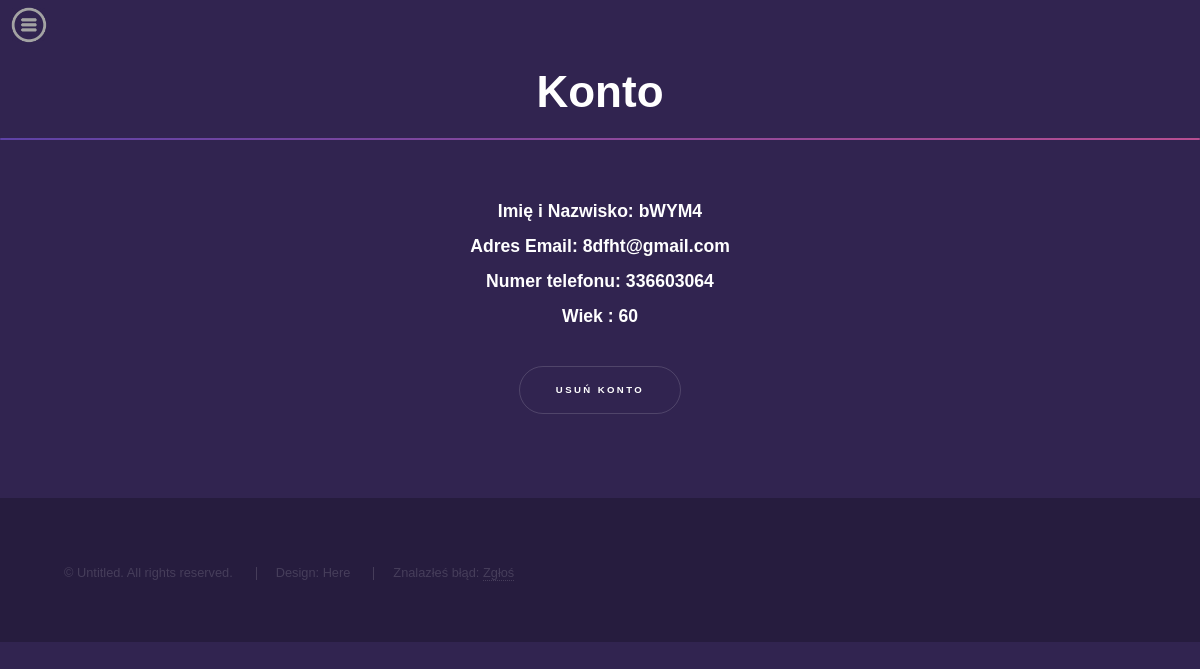
The page /account (signed in) on the database its author committed.
### flaskapp/models.py (models this page shows, shortened)
class User(db.Model, UserMixin):
    id = db.Column(db.Integer, primary_key=True)
    username = db.Column(db.String(20), nullable=False)
    email = db.Column(db.String(120), unique=True, nullable=False)
    tel_nr = db.Column(db.String(9),unique=True, nullable=False)
    age = db.Column(db.String(2), nullable=False)
    password = db.Column(db.String(60), nullable=False)
    role = db.Column(db.String(5), default='0')
    posts = db.relationship('Post', backref='author', lazy=True)
    info = db.relationship('Info', backref='author')
    photo = db.relationship('Photo', backref='author')

### flaskapp/routes.py (the view)
@app.route("/account", methods=['GET', 'POST'])
@login_required
def account():
    try:
        name = current_user.username
        email = current_user.email
        tel = current_user.tel_nr
        age = current_user.age
        return render_template('account.html', title='Account', name=name, email=email, tel=tel, age=age,)
    except Exception as e:
        print("Error at ", e)
        log(e, request.path, current_user.id)
        return render_template('error_page.html', error = type(e))

### flaskapp/models.py (called while the page is built)
@login_manager.user_loader
def load_user(user_id):
    return User.query.get(int(user_id))

### flaskapp/templates/account.html
﻿{% extends "layout.html" %}
{% block content %}
<h1 class="major"><center>Konto</center></h1>
<section id="main" class="wrapper">
    <div style="text-align: center">
        <h3>Imię i Nazwisko: {{name}}</h3>
        <h3>Adres Email: {{email}}</h3>
        <h3>Numer telefonu: {{tel}}</h3>
        <h3>Wiek : {{age}}</h3>
        <br />
        <a href="del" class="button">Usuń konto</a>
    </div>
</section>
{% endblock content %}

### flaskapp/static/css/main.css (style rules this page uses)
html, body, div, span, applet, object, iframe, h1, h2, h3, h4, h5, h6, p, blockquote, pre, a, abbr, acronym, address, big, cite, code, del, dfn, em, img, ins, kbd, q, s, samp, small, strike, strong, sub, sup, tt, var, b, u, i, center, dl, dt, dd, ol, ul, li, fieldset, form, label, legend, table, caption, tbody, tfoot, thead, tr, th, td, article, aside, canvas, details, embed, figure, figcaption, footer, header, hgroup, menu, nav, output, ruby, section, summary, time, mark, audio, video { margin: 0; padding: 0; border: 0; font-size: 100%; font: inherit; vertical-align: baseline; }
article, aside, details, figcaption, figure, footer, header, hgroup, menu, nav, section { display: block; }
body { line-height: 1; }
body { -webkit-text-size-adjust: none; }
body { -ms-overflow-style: scrollbar; }
html { box-sizing: border-box; }
*, *:before, *:after { box-sizing: inherit; }
body { background: #312450; }
body, input, select, textarea { color: rgba(255, 255, 255, 0.55); font-family: Arial, Helvetica, sans-serif; font-size: 16.5pt; font-weight: normal; line-height: 1.75; }
@media screen and (max-width: 1680px) { body, input, select, textarea { font-size: 13pt; } }
@media screen and (max-width: 1280px) { body, input, select, textarea { font-size: 12pt; } }
a { -moz-transition: color 0.2s ease, border-bottom-color 0.2s ease; -webkit-transition: color 0.2s ease, border-bottom-color 0.2s ease; -ms-transition: color 0.2s ease, border-bottom-color 0.2s ease; transition: color 0.2s ease, border-bottom-color 0.2s ease; border-bottom: dotted 1px rgba(255, 255, 255, 0.35); color: inherit; text-decoration: none; }
h1, h2, h3, h4, h5, h6 { color: #ffffff; font-weight: bold; line-height: 1.5; margin: 0 0 0.5em 0; }
h1 { font-size: 2.75em; }
h1.major { margin: 0 0 1.3em 0; position: relative; padding-bottom: 0.35em; }
h1.major:after { background-image: -moz-linear-gradient(to right, #5e42a6, #b74e91); background-image: -webkit-linear-gradient(to right, #5e42a6, #b74e91); background-image: -ms-linear-gradient(to right, #5e42a6, #b74e91); background-image: linear-gradient(to right, #5e42a6, #b74e91); -moz-transition: max-width 0.2s ease; -webkit-transition: max-width 0.2s ease; -ms-transition: max-width 0.2s ease; transition: max-width 0.2s ease; border-radius: 0.2em; bottom: 0; content: ''; height: 0.05em; position: absolute; right: 0; width: 100%; }
h3 { font-size: 1.1em; }
input[type="submit"], input[type="reset"], input[type="button"], button, .button { -moz-appearance: none; -webkit-appearance: none; -ms-appearance: none; appearance: none; -moz-transition: border-color 0.2s ease; -webkit-transition: border-color 0.2s ease; -ms-transition: border-color 0.2s ease; transition: border-color 0.2s ease; background-color: transparent; border: solid 1px !important; border-color: rgba(255, 255, 255, 0.15) !important; border-radius: 3em; color: #ffffff !important; cursor: pointer; display: inline-block; font-size: 0.6em; font-weight: bold; height: calc(4.75em + 2px); letter-spacing: 0.25em; line-height: 4.75em; outline: 0; padding: 0 3.75em; position: relative; text-align: center; text-decoration: none; text-transform: uppercase; white-space: nowrap; }
input[type="submit"]:after, input[type="reset"]:after, input[type="button"]:after, button:after, .button:after { -moz-transform: scale(0.25); -webkit-transform: scale(0.25); -ms-transform: scale(0.25); transform: scale(0.25); pointer-events: none; -moz-transition: opacity 0.2s ease, -moz-transform 0.2s ease; -webkit-transition: opacity 0.2s ease, -webkit-transform 0.2s ease; -ms-transition: opacity 0.2s ease, -ms-transform 0.2s ease; transition: opacity 0.2s ease, transform 0.2s ease; background: #ffffff; border-radius: 3em; content: ''; height: 100%; left: 0; opacity: 0; position: absolute; top: 0; width: 100%; }
.wrapper { position: relative; }

### rows shown on the page
User: username "bWYM4", email "8dfht@gmail.com", tel_nr "336603064", age "60"
